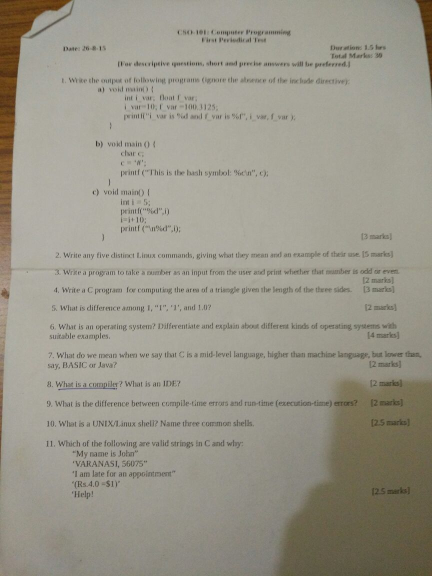
#> input picture OCR/1.jpg, 864 x 1152 px, found by its file name (shown at 1/2 size)
$ python testing.py
#> lines starting #> are read from the running program, lines starting #| are printed output that depends on the picture; after the words box and inside, x2 and y2 are one past the last pixel; in counts of white or black regions, pixels touching at a corner belong together
import cv2
import PIL
from PIL import Image
from PIL import ImageFilter


img = cv2.imread("1.jpg")
#> img is the input picture: shape (1152, 864, 3); mean B, G, R 137.5, 150.2, 153.8
image2 = cv2.resize(img, None, fx=0.75, fy=0.75)
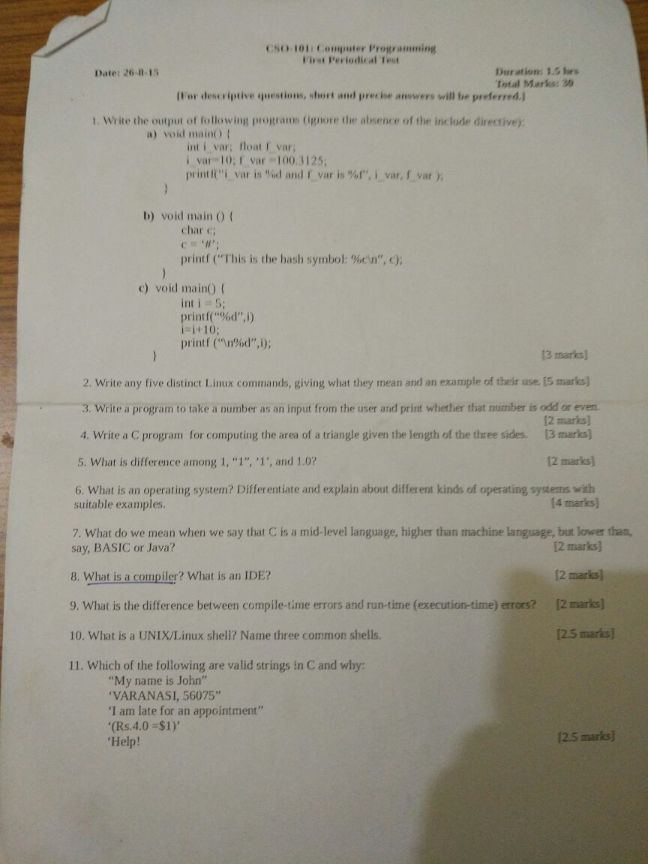
#> image2: shape (864, 648, 3); mean B, G, R 137.4, 150.1, 153.7
gray = cv2.cvtColor(image2, cv2.COLOR_BGR2GRAY)
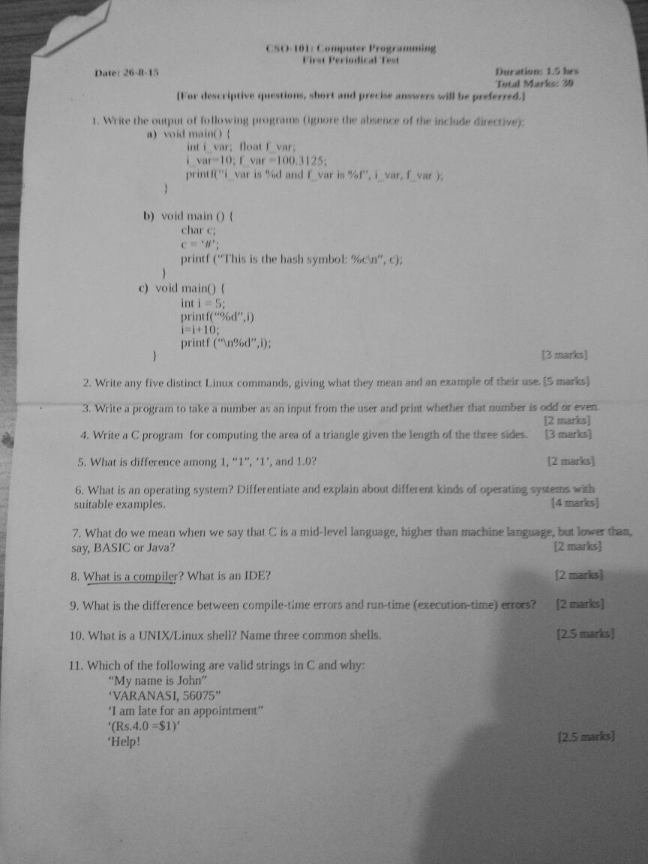
#> gray: shape (864, 648); min 39, max 186, mean 149.7

cv2.imshow('gray', gray)
x = cv2.adaptiveThreshold(gray, 255, cv2.ADAPTIVE_THRESH_GAUSSIAN_C, cv2.THRESH_BINARY, 91, 11)
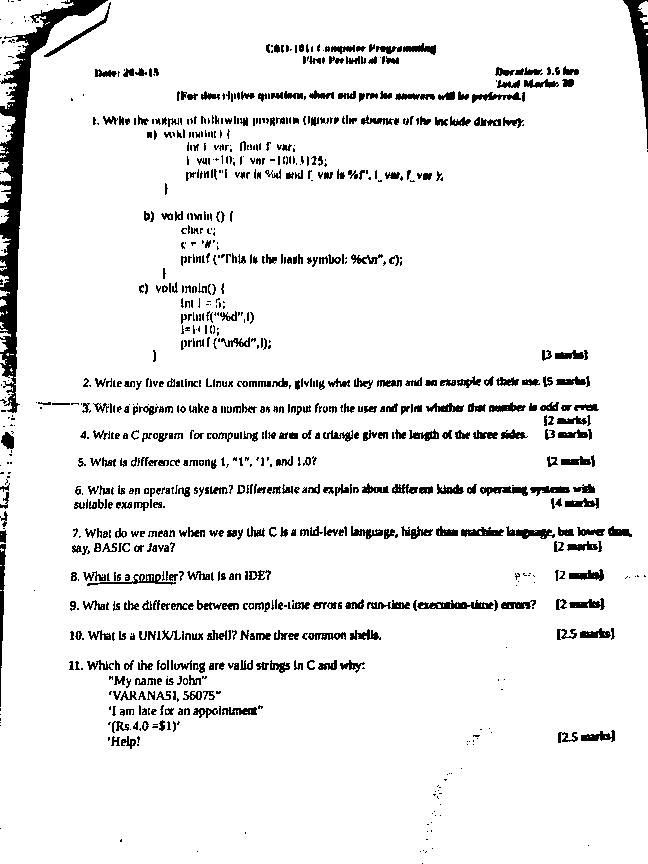
#> x: shape (864, 648); 92.4% white; 956 black regions (432 under 20 px), largest, box (x1, y1, x2, y2) and area: (0, 0, 108, 413) 6558, (623, 0, 648, 149) 1136, (0, 544, 6, 707) 475


cv2.imshow('x', x)

cv2.waitKey(0)

$ run again, with OCR/2.jpg copied over OCR/1.jpg
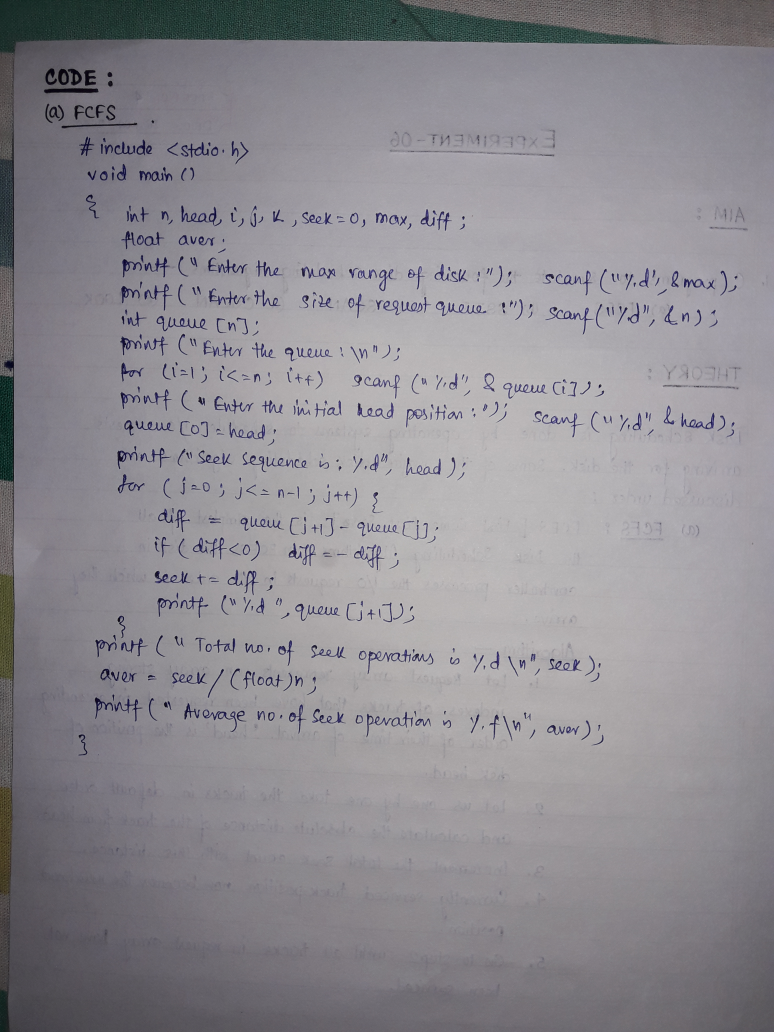
#> input picture OCR/2.jpg, 3096 x 4128 px, found by its file name (shown at 1/4 size)
#> img is the input picture: shape (4128, 3096, 3); mean B, G, R 144.7, 139, 141.4
#> `x = cv2.adaptiveThreshold(gray, 255, cv2.ADAPTIVE_THRESH_GAUSSIAN_C, c..`:
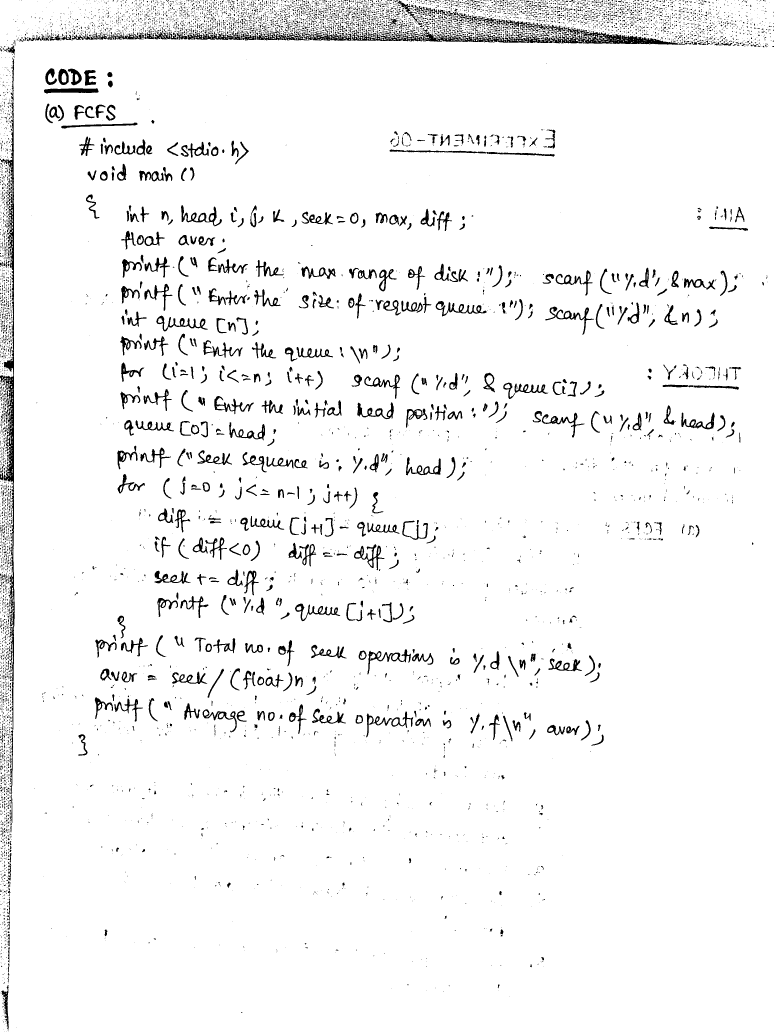
#> x: shape (3096, 2322) (shown at 1/3 size); 95.6% white; 7901 black regions (6663 under 20 px), largest, box (x1, y1, x2, y2) and area: (530, 81, 2035, 134) 21162, (0, 172, 44, 2475) 17148, (1168, 448, 1664, 470) 2294

$ run again, with OCR/3.jpg copied over OCR/1.jpg
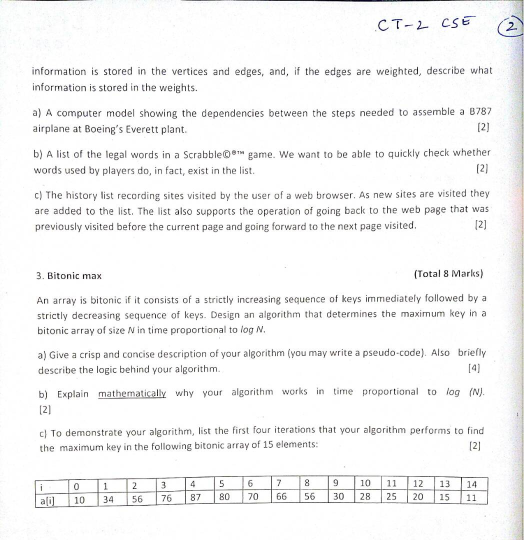
#> input picture OCR/3.jpg, 1048 x 1080 px, found by its file name (shown at 1/2 size)
#> img is the input picture: shape (1080, 1048, 3); mean B, G, R 244.3, 244.3, 244.3
#> `image2 = cv2.resize(img, None, fx=0.75, fy=0.75)`:
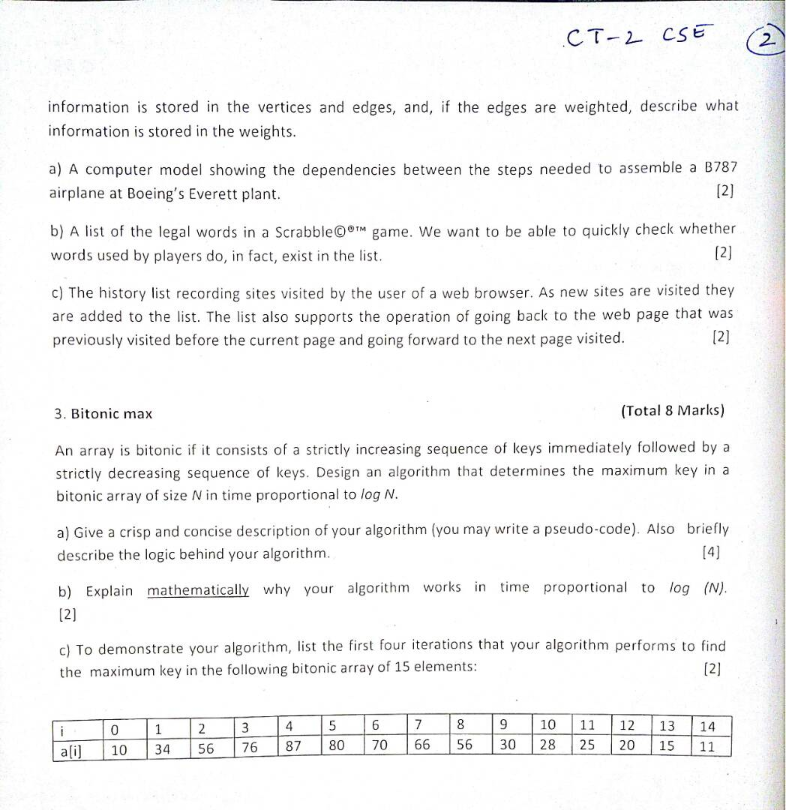
#> image2: shape (810, 786, 3); mean B, G, R 244.3, 244.3, 244.3
#> `x = cv2.adaptiveThreshold(gray, 255, cv2.ADAPTIVE_THRESH_GAUSSIAN_C, c..`:
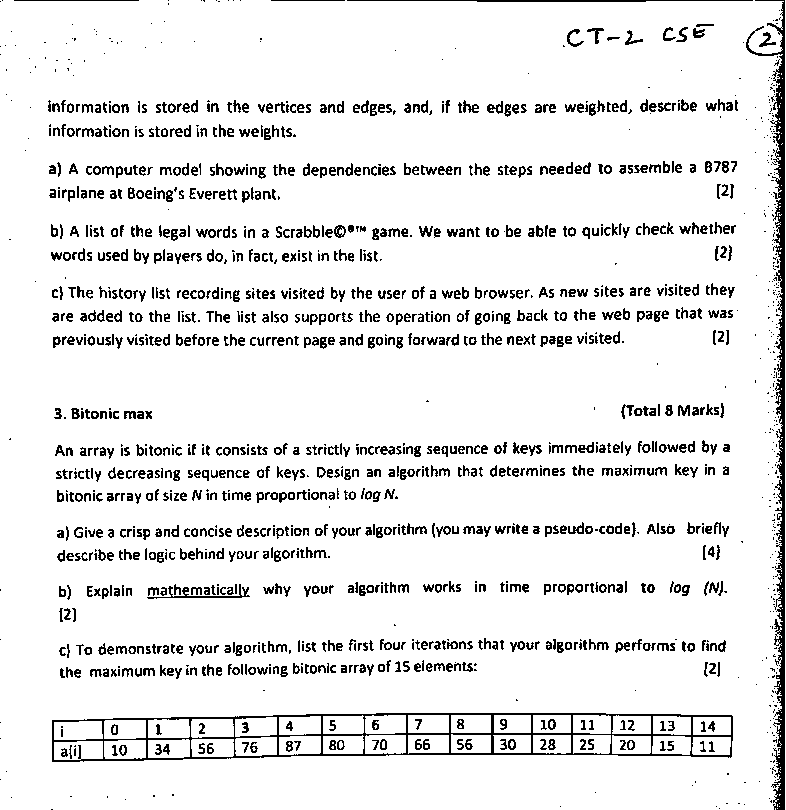
#> x: shape (810, 786); 91.3% white; black in thin lines or dots
